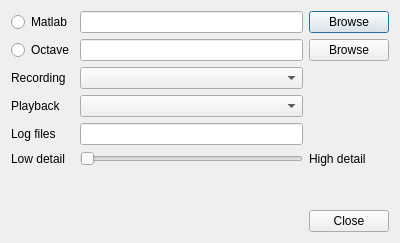
<?xml version="1.0" encoding="UTF-8"?>
<ui version="4.0">
 <class>Tools::SettingsDialog</class>
 <widget class="QDialog" name="Tools::SettingsDialog">
  <property name="geometry">
   <rect>
    <x>0</x>
    <y>0</y>
    <width>400</width>
    <height>243</height>
   </rect>
  </property>
  <property name="windowTitle">
   <string>Dialog</string>
  </property>
  <layout class="QVBoxLayout" name="verticalLayout">
   <item>
    <layout class="QGridLayout" name="gridLayout">
     <item row="0" column="1">
      <widget class="QLineEdit" name="lineEditMatlab"/>
     </item>
     <item row="0" column="2">
      <widget class="QPushButton" name="pushButtonMatlab">
       <property name="text">
        <string>Browse</string>
       </property>
      </widget>
     </item>
     <item row="2" column="1">
      <widget class="QLineEdit" name="lineEditOctave"/>
     </item>
     <item row="2" column="2">
      <widget class="QPushButton" name="pushButtonOctave">
       <property name="text">
        <string>Browse</string>
       </property>
      </widget>
     </item>
     <item row="2" column="0">
      <widget class="QRadioButton" name="radioButtonOctave">
       <property name="text">
        <string>Octave</string>
       </property>
      </widget>
     </item>
     <item row="0" column="0">
      <widget class="QRadioButton" name="radioButtonMatlab">
       <property name="text">
        <string>Matlab</string>
       </property>
      </widget>
     </item>
     <item row="3" column="0">
      <widget class="QLabel" name="label">
       <property name="text">
        <string>Recording</string>
       </property>
      </widget>
     </item>
     <item row="3" column="1">
      <widget class="QComboBox" name="comboBoxAudioIn"/>
     </item>
     <item row="4" column="0">
      <widget class="QLabel" name="label_2">
       <property name="text">
        <string>Playback</string>
       </property>
      </widget>
     </item>
     <item row="4" column="1">
      <widget class="QComboBox" name="comboBoxAudioOut"/>
     </item>
     <item row="5" column="0">
      <widget class="QLabel" name="label_3">
       <property name="text">
        <string>Log files</string>
       </property>
      </widget>
     </item>
     <item row="5" column="1">
      <widget class="QLineEdit" name="lineEditLogFiles">
       <property name="readOnly">
        <bool>true</bool>
       </property>
      </widget>
     </item>
     <item row="6" column="1">
      <widget class="QSlider" name="horizontalSliderResolution">
       <property name="maximum">
        <number>1000</number>
       </property>
       <property name="orientation">
        <enum>Qt::Horizontal</enum>
       </property>
      </widget>
     </item>
     <item row="6" column="0">
      <widget class="QLabel" name="label_4">
       <property name="text">
        <string>Low detail</string>
       </property>
      </widget>
     </item>
     <item row="6" column="2">
      <widget class="QLabel" name="label_5">
       <property name="text">
        <string>High detail</string>
       </property>
      </widget>
     </item>
    </layout>
   </item>
   <item>
    <spacer name="verticalSpacer">
     <property name="orientation">
      <enum>Qt::Vertical</enum>
     </property>
     <property name="sizeHint" stdset="0">
      <size>
       <width>20</width>
       <height>40</height>
      </size>
     </property>
    </spacer>
   </item>
   <item>
    <widget class="QDialogButtonBox" name="buttonBox">
     <property name="orientation">
      <enum>Qt::Horizontal</enum>
     </property>
     <property name="standardButtons">
      <set>QDialogButtonBox::Close</set>
     </property>
    </widget>
   </item>
  </layout>
 </widget>
 <resources/>
 <connections/>
</ui>
